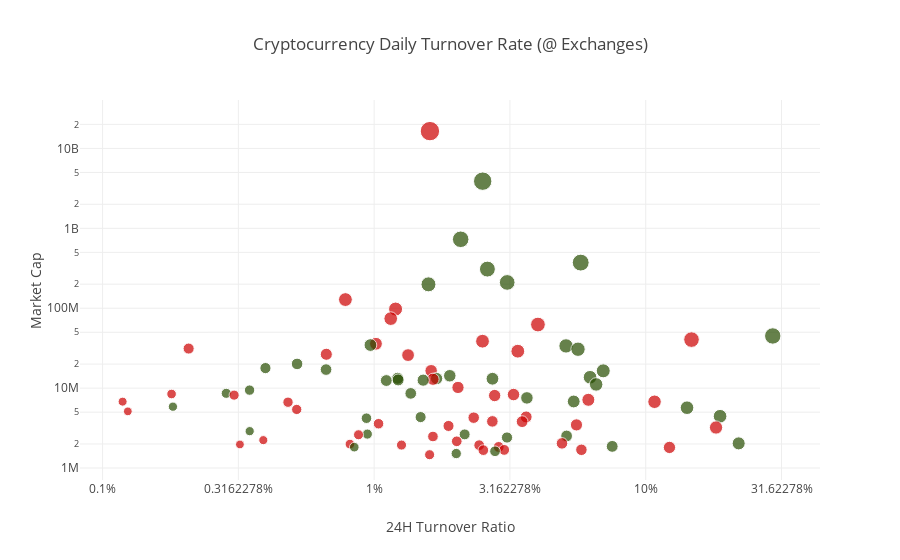

Write notebook code for a chart like this one.
### Code cell
import numpy as np
import pandas as pd
import plotly.graph_objs as go
from plotly.offline import init_notebook_mode, iplot
init_notebook_mode(connected=True)
#filename = 'coinmktcap-ticker.json'
url = 'https://api.coinmarketcap.com/v1/ticker/?limit=100'
colors = ['rgb(204,0,0)', 'rgb(38,77,0)', 'rgb(38,77,0)']
day_vol_threshold = 5000  # Only want trading vol >= $5K
#df = pd.read_json('../data/{}'.format(filename))
df = pd.read_json(url)
df = df[df['24h_volume_usd'].ge(day_vol_threshold)]
layout = go.Layout(
    title='Cryptocurrency Daily Turnover Rate (@ Exchanges)',
    xaxis=dict(
        title='24H Turnover Ratio',
        type='log',
        ticksuffix='%',
        dtick=0.5,
    ),
    yaxis=dict(
        title='Market Cap',
        type='log',
    ),
    hovermode = 'closest',
)
data = [
    go.Scatter(
        mode='markers',
        hoverinfo='text',
        x=(df['24h_volume_usd'] / df['market_cap_usd']) * 100,
        y=df['market_cap_usd'],
        text=df['name'],
        marker=dict(
            color=[colors[int(np.sign(x)) + 1] for x in df['percent_change_24h']],
            size=np.log(df['24h_volume_usd']),
        ),
    )]
fig = go.Figure(data=data, layout=layout)
iplot(fig)

### Figure 1 — Plotly figure (JSON) as saved in the notebook; plotly's stock layout.template omitted (floating-point values rounded to 4 significant figures)
{"data": [{"hoverinfo": "text", "marker": {"color": ["rgb(204,0,0)", "rgb(38,77,0)", "rgb(38,77,0)", "rgb(38,77,0)", "rgb(38,77,0)", "rgb(38,77,0)", "rgb(38,77,0)", "rgb(204,0,0)", "rgb(204,0,0)", "rgb(204,0,0)", "rgb(204,0,0)", "rgb(38,77,0)", "rgb(204,0,0)", "rgb(204,0,0)", "rgb(204,0,0)", "rgb(38,77,0)", "rgb(38,77,0)", "rgb(204,0,0)", "rgb(38,77,0)", "rgb(204,0,0)", "rgb(204,0,0)", "rgb(204,0,0)", "rgb(38,77,0)", "rgb(38,77,0)", "rgb(38,77,0)", "rgb(204,0,0)", "rgb(38,77,0)", "rgb(38,77,0)", "rgb(38,77,0)", "rgb(38,77,0)", "rgb(38,77,0)", "rgb(38,77,0)", "rgb(204,0,0)", "rgb(38,77,0)", "rgb(38,77,0)", "rgb(38,77,0)", "rgb(38,77,0)", "rgb(204,0,0)", "rgb(38,77,0)", "rgb(38,77,0)", "rgb(38,77,0)", "rgb(204,0,0)", "rgb(204,0,0)", "rgb(204,0,0)", "rgb(204,0,0)", "rgb(38,77,0)", "rgb(204,0,0)", "rgb(38,77,0)", "rgb(204,0,0)", "rgb(204,0,0)", "rgb(204,0,0)", "rgb(38,77,0)", "rgb(38,77,0)", "rgb(204,0,0)", "rgb(204,0,0)", "rgb(38,77,0)", "rgb(204,0,0)", "rgb(38,77,0)", "rgb(204,0,0)", "rgb(38,77,0)", "rgb(204,0,0)", "rgb(204,0,0)", "rgb(204,0,0)", "rgb(204,0,0)", "rgb(204,0,0)", "rgb(204,0,0)", "rgb(38,77,0)", "rgb(38,77,0)", "rgb(38,77,0)", "rgb(204,0,0)", "rgb(38,77,0)", "rgb(204,0,0)", "rgb(38,77,0)", "rgb(204,0,0)", "rgb(204,0,0)", "rgb(204,0,0)", "rgb(38,77,0)", "rgb(204,0,0)", "rgb(204,0,0)", "rgb(204,0,0)", "rgb(204,0,0)", "rgb(38,77,0)", "rgb(204,0,0)", "rgb(38,77,0)", "rgb(204,0,0)", "rgb(204,0,0)", "rgb(204,0,0)", "rgb(204,0,0)", "rgb(38,77,0)", "rgb(38,77,0)", "rgb(204,0,0)"], "size": [19.39, 18.4, 16.54, 16.88, 15.9, 15.69, 14.96, 13.82, 13.97, 13.66, 14.73, 16.4, 15.6, 13.78, 12.81, 12.72, 14.36, 11.08, 14.36, 13.79, 12.08, 12.75, 11.56, 11.17, 11.64, 12.5, 13.95, 12.51, 13.66, 12.0, 12.32, 12.79, 12.27, 11.95, 12.16, 11.83, 13.5, 12.24, 10.4, 10.11, 11.67, 9.625, 12.51, 10.12, 12.32, 12.53, 12.99, 12.82, 8.99, 13.5, 10.38, 9.272, 13.6, 10.24, 8.755, 13.64, 11.97, 11.07, 11.51, 10.58, 11.56, 11.8, 10.52, 12.17, 11.05, 13.28, 9.218, 10.13, 10.95, 10.04, 11.77, 10.62, 11.22, 9.074, 10.68, 11.51, 13.01, 9.695, 8.751, 10.1, 10.76, 11.85, 10.87, 9.643, 12.31, 11.49, 10.84, 10.65, 10.72, 10.32, 10.06]}, "mode": "markers", "text": ["Bitcoin", "Ethereum", "Dash", "Ripple", "Monero", "Ethereum Classic", "Litecoin", "NEM", "Augur", "MaidSafeCoin", "Zcash", "Tether", "PIVX", "Golem", "Steem", "Iconomi", "Factom", "DigixDAO", "Decred", "Lisk", "Waves", "Dogecoin", "Ardor", "SingularDTV", "Melon", "GameCredits", "Stellar Lumens", "BitShares", "Siacoin", "Peercoin", "BitConnect", "ShadowCash", "First Blood", "Stratis", "Emercoin", "Nexus", "Storjcoin X", "Nxt", "Komodo", "Gulden", "Bitcrystals", "Byteball", "Namecoin", "AntShares", "Counterparty", "SysCoin", "ZCoin", "Crown", "I/O Coin", "Synereo", "Xaurum", "BitcoinDark", "Ark", "Round", "Rubycoin", "NAV Coin", "Chronobank", "YbCoin", "Novacoin", "SolarCoin", "BitBay", "PotCoin", "Nexium", "Creditbit", "BlackCoin", "E-Dinar Coin", "ION", "CloakCoin", "Expanse", "Boolberry", "Burst", "DigiByte", "Ubiq", "GridCoin", "Radium", "VPNCoin", "Pascal Coin", "Omni", "SIBCoin", "Veros", "Clams", "LBRY Credits", "Feathercoin", "Pepe Cash", "NautilusCoin", "BelaCoin", "Vertcoin", "ZClassic", "Shift", "Lykke", "Yocoin"], "type": "scatter", "x": [1.605, 2.51, 2.083, 5.762, 2.612, 3.089, 1.585, 0.7837, 1.199, 1.151, 4.009, 29.36, 14.74, 2.506, 1.015, 0.9688, 5.087, 0.2074, 5.631, 3.38, 0.6665, 1.333, 0.5202, 0.3978, 0.6651, 1.621, 6.975, 1.899, 6.238, 1.22, 1.698, 2.726, 1.647, 1.225, 1.515, 1.108, 6.568, 2.036, 0.3477, 0.2853, 1.364, 0.1795, 3.26, 0.3051, 2.778, 3.651, 6.147, 5.43, 0.1185, 10.78, 0.4817, 0.1815, 14.19, 0.5185, 0.1239, 18.78, 3.628, 1.483, 2.326, 0.9369, 2.724, 3.506, 1.038, 5.558, 1.879, 18.15, 0.3481, 0.944, 2.154, 0.8759, 5.112, 1.646, 3.084, 0.3907, 2.014, 4.916, 21.99, 0.8143, 0.3204, 1.261, 2.436, 7.525, 2.875, 0.8448, 12.23, 5.797, 3.011, 2.523, 2.787, 2.006, 1.6], "y": [16472941054, 3893782577, 728996130, 372381711, 308877614, 210350057, 199047524, 128350800, 97602890, 74125370, 62495860, 44952661, 40475772, 38641598, 35914967, 34605729, 33739108, 31280800, 30680603, 28982775, 26525100, 25901805, 20096973, 17816100, 17067136, 16489412, 16457572, 14279696, 13675209, 13285976, 13174692, 13105190, 12906395, 12661486, 12582027, 12443241, 11127418, 10198391, 9450642, 8612698, 8591702, 8439365, 8307100, 8169100, 8075550, 7542263, 7143768, 6805164, 6772508, 6749691, 6663361, 5858149, 5688994, 5408168, 5118780, 4448065, 4359709, 4339053, 4269079, 4205592, 3833471, 3805489, 3584695, 3465605, 3363165, 3214242, 2894344, 2659222, 2636981, 2607806, 2517761, 2481425, 2410215, 2233471, 2160618, 2034839, 2034318, 1993079, 1971887, 1937510, 1930909, 1866070, 1835054, 1823628, 1810396, 1691255, 1686290, 1674230, 1619980, 1518564, 1467609]}], "layout": {"hovermode": "closest", "title": "Cryptocurrency Daily Turnover Rate (@ Exchanges)", "xaxis": {"dtick": 0.5, "ticksuffix": "%", "title": "24H Turnover Ratio", "type": "log"}, "yaxis": {"title": "Market Cap", "type": "log"}}}
